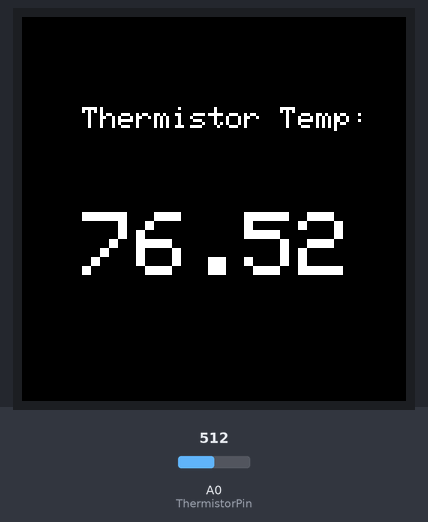
Bench run of a sketch on a simulated Arduino Uno, built with avr-gcc and run on an emulated ATmega328P. Shown: 128×128 colour display. The test bench sets the inputs (shaded band); at power-on: A0 (ThermistorPin) = 512. What the sketch prints to the serial monitor is not drawn.

Above: at 1.7 s.
1.8 s: A0 (ThermistorPin) set to 716
At 3.2 s:
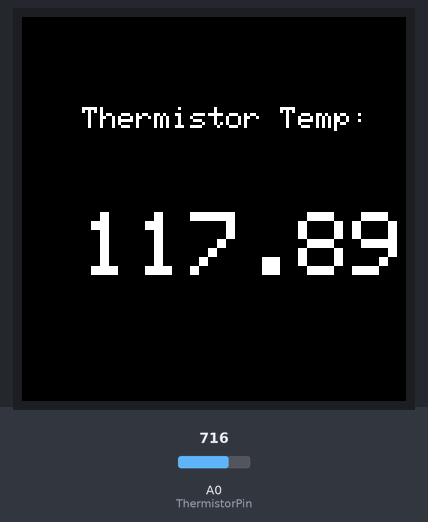
3.5 s: A0 (ThermistorPin) set to 900
At 3.9 s:
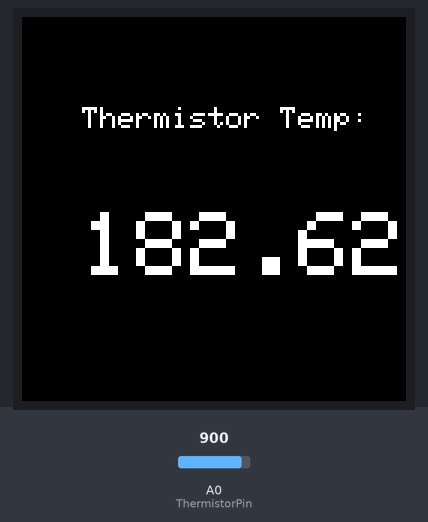
5.0 s: A0 (ThermistorPin) set to 1023
At 5.7 s:
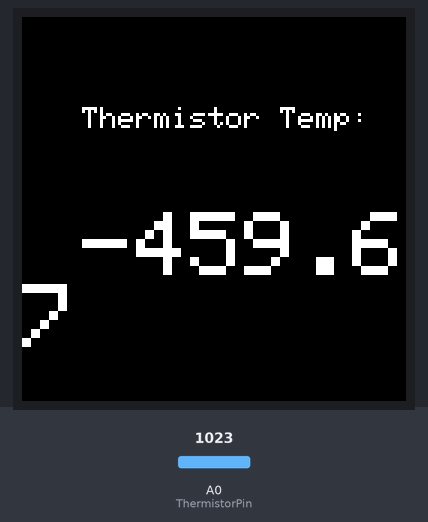
Timing chart, 0 to 8.0 s (numbered marks = the images above; inputs shaded):
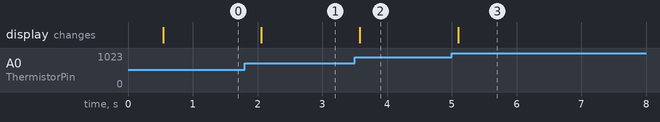

Measured:
- after the input at 1.8 s, the display: changes after 0.26 s (image 1)
- after the input at 3.5 s, the display: changes after 0.08 s (image 2)
- after the input at 5.0 s, the display: changes after 0.10 s (image 3)

The sketch:

THERMISTORFULLYWORKING_FINAL.ino
```cpp
#define SCREEN_WIDTH  128
#define SCREEN_HEIGHT 128

#define SCLK_PIN 13
#define MOSI_PIN 11
#define DC_PIN   7
#define CS_PIN   10
#define RST_PIN  8

#define	BLACK           0x0000
#define WHITE           0xFFFF

#include <Adafruit_GFX.h>
#include <Adafruit_SSD1351.h>
#include <SPI.h>

Adafruit_SSD1351 tft = Adafruit_SSD1351(SCREEN_WIDTH, SCREEN_HEIGHT, CS_PIN, DC_PIN, MOSI_PIN, SCLK_PIN, RST_PIN);

int ThermistorPin = 0;
int Vo;
float R1 = 10000;
float logR2, R2, T, Tc, Tf;
float c1 = 1.009249522e-03, c2 = 2.378405444e-04, c3 = 2.019202697e-07;

void setup() {
  Serial.begin(9600);
  Serial.print("hello!");
  tft.begin();
  tft.fillScreen(BLACK);
  testdrawtext("Thermistor Project ", WHITE);
  delay(500);
  tft.fillScreen(BLACK);
  testdrawtext("Thermistor Temp: ", WHITE);
}

void loop() {
  thermistormath();
  testdrawtemp("", WHITE);
  delay(300);
}

void thermistormath() {
  Vo = analogRead(ThermistorPin);
  R2 = R1 * (1023.0 / (float)Vo - 1.0);
  logR2 = log(R2);
  T = (1.0 / (c1 + c2*logR2 + c3*logR2*logR2*logR2));
  Tc = T - 273.15;
  Tf = (Tc * 9.0)/ 5.0 + 32.0;
}

void testdrawtext(char *text, uint16_t color) {
  tft.setCursor(20,30);
  tft.setTextColor(color);
  tft.setTextSize(1);
  tft.print(text);
}

void testdrawtemp(char *text, uint16_t color) {
  tft.setCursor(20,65);
  tft.setTextColor(WHITE, BLACK);
  tft.setTextSize(3);
  tft.print(Tf);
}
```
